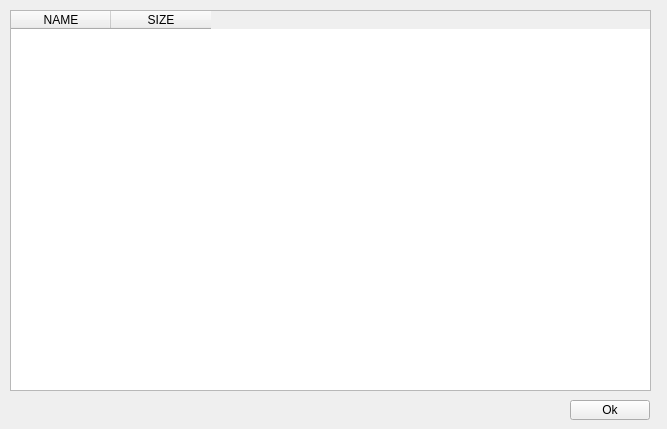
<?xml version="1.0" encoding="UTF-8"?>
<ui version="4.0">
 <class>openedfiles</class>
 <widget class="QWidget" name="openedfiles">
  <property name="geometry">
   <rect>
    <x>0</x>
    <y>0</y>
    <width>667</width>
    <height>429</height>
   </rect>
  </property>
  <property name="windowTitle">
   <string>Opened files</string>
  </property>
  <widget class="QPushButton" name="pushButton">
   <property name="geometry">
    <rect>
     <x>570</x>
     <y>400</y>
     <width>80</width>
     <height>20</height>
    </rect>
   </property>
   <property name="text">
    <string>Ok</string>
   </property>
  </widget>
  <widget class="QTableWidget" name="filesTable">
   <property name="geometry">
    <rect>
     <x>10</x>
     <y>10</y>
     <width>641</width>
     <height>381</height>
    </rect>
   </property>
   <property name="styleSheet">
    <string notr="true"/>
   </property>
   <property name="gridStyle">
    <enum>Qt::NoPen</enum>
   </property>
   <column>
    <property name="text">
     <string>NAME</string>
    </property>
   </column>
   <column>
    <property name="text">
     <string>SIZE</string>
    </property>
   </column>
  </widget>
 </widget>
 <resources/>
 <connections/>
</ui>
